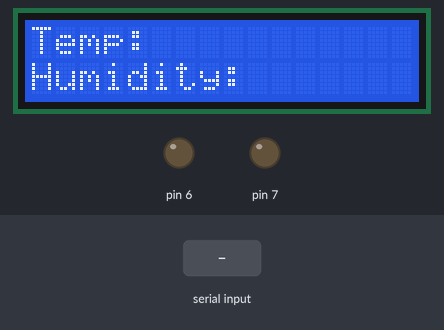
The sketch below on a simulated Arduino Uno, built with avr-gcc and run on an emulated ATmega328P. On the bench: 16×2 character LCD, output pins drawn as LEDs (lit = HIGH). Inputs (shaded band) come from the test bench.

Above: at 1.2 s.
1.3 s: "90,45,200\n" received over Serial
At 3.2 s:
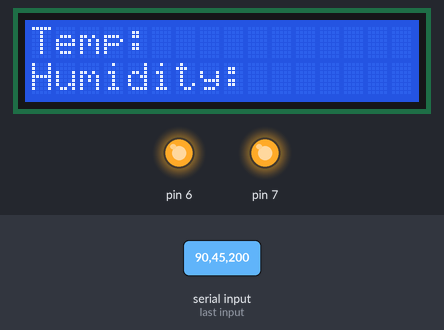
At 30.7 s:
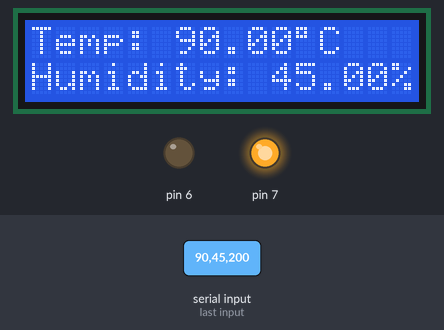
Timing chart, 0 to 31.8 s (numbered marks = the images above; inputs shaded):
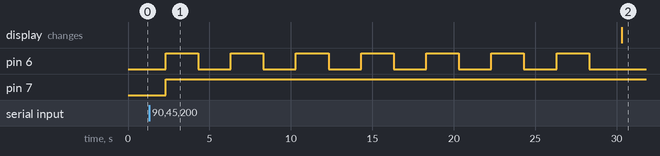

The sketch:

external_module_firmware.ino
```cpp
#include <LiquidCrystal.h>

const int rs = 12, en = 11, d4 = 5, d5 = 4, d6 = 3, d7 = 2;
LiquidCrystal lcd(rs, en, d4, d5, d6, d7);

float lastTemperature = 0.0;
float lastHumidity = 0.0;

void setup()
{
  Serial.begin(9600);
  lcd.begin(16, 2);
  lcd.setCursor(0, 0);
  lcd.print("Temp: ");
  lcd.setCursor(0, 1);
  lcd.print("Humidity: ");

  pinMode(6, OUTPUT);
  pinMode(7, OUTPUT);
}

void loop ()
{
  if (Serial.available() > 0) {
    String message = Serial.readString();

    char *tempString = strtok(message.c_str(), ",");
    char *humString = strtok(NULL, ",");

    float temperature = atof(tempString);
    float humidity = atof(humString);

    if (temperature > 30.0 || temperature < 10.0 || humidity > 60 || humidity < 20) {
      digitalWrite(7, HIGH);
       for (int i = 0; i < 7; i++) {
        digitalWrite(6, HIGH);
        delay(2000);
        digitalWrite(6, LOW);
        delay(2000);
       }
      } else {
        digitalWrite(7, LOW);
        digitalWrite(6, LOW);
        }

    if (temperature != lastTemperature || humidity != lastHumidity) {
     lcd.setCursor(6, 0);
     lcd.print("    ");
     lcd.setCursor(6, 0);
     lcd.print(temperature);
     lcd.print((char)223);
     lcd.print("C");

     lcd.setCursor(10, 1);
     lcd.print("       ");
     lcd.setCursor(10, 1);
     lcd.print(humidity);
     lcd.print("%");

     lastTemperature = temperature;
     lastHumidity = humidity;
    }
  }
}
```

Measured:
- after the input at 1.3 s, pin 6: alternates HIGH for 2.0 s and LOW for 2.0 s, 14 changes in all, then stays LOW, starting after 1.0 s; pin 7: LOW → HIGH after 1.0 s
